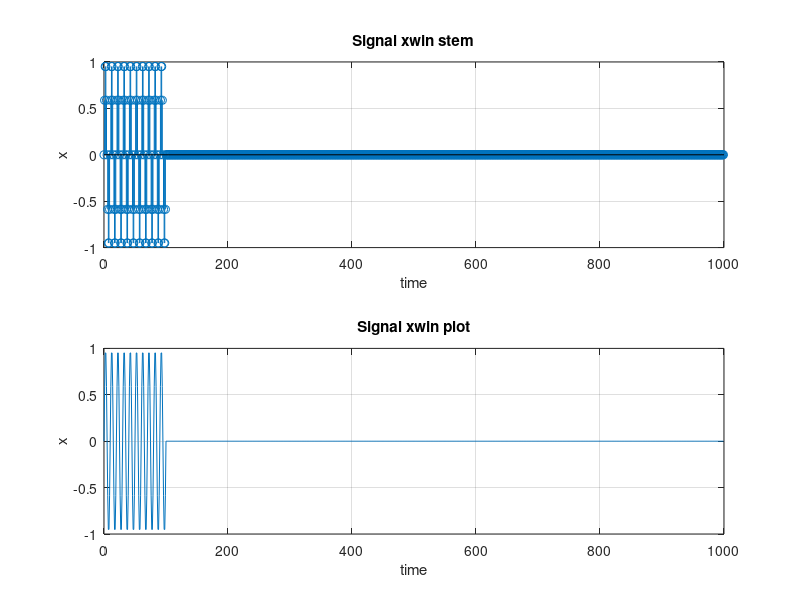
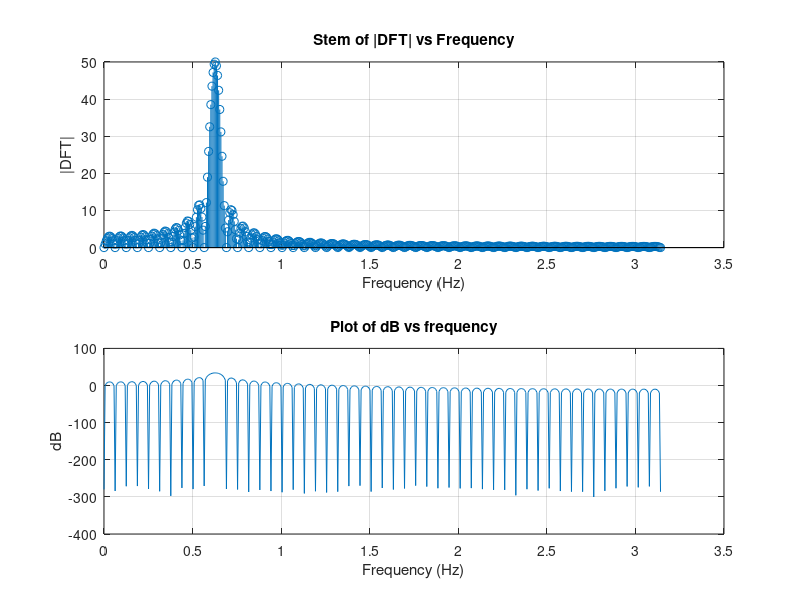

Write the MATLAB code that produced these figures, in order.
%set up tiem anjd freq domain axis
M = 100; % 100 samples
n = [0:M-1]; % array of values
N = 1000; % length of DFT
t = [0:N-1]; % time axis
w = [0 : 2*pi/N : pi]; % freq axis up to f/2

%set up sig
T = 10;  % sinewave period
x = sin(2*pi*n/T); % first 100 samples (length of M)
x = [x, zeros(1, N-M)]; % zero pad if need
% current sig not padded as N=M

%window
M = 100; %window width
%win = hamming(M); % Hamming window (column vector)
%win = blackman(M); % Blackman window
win = boxcar(M);
win = [win', zeros(1, N-M)]; % Zero-pad  window to row vector, length N
xwin = x.*win; % Apply window to signal x using element-wise multiplication

subplot(2, 1, 1); stem(t,xwin);grid on;
title('Signal xwin stem'); xlabel('time'); ylabel('x');
subplot(2, 1, 2); plot(t,xwin); grid on;
title('Signal xwin plot'); xlabel('time'); ylabel('x');

% FT for sig up to f/2
f_domain = abs(fft(xwin, N)); % mag of dft
dB_f_domain = 20*log10(f_domain); % dB mag, y-axis

figure(2) %plots new window
subplot(2, 1, 1); stem(w, f_domain(1:N/2+1)); grid on; % plot magnitude in upper graph
title('Stem of |DFT| vs Frequency'); xlabel('Frequency (Hz)'); ylabel('|DFT|');
subplot(2, 1, 2); plot(w, dB_f_domain(1:N/2+1)); grid on; % plot dB in lower graph
title('Plot of dB vs frequency'); xlabel('Frequency (Hz)'); ylabel('dB');


